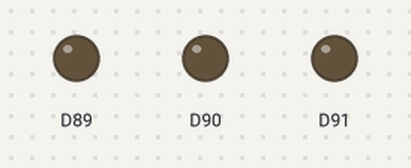
Recording of a sketch running on a simulated Arduino MKR. On the bench: output pins drawn as LEDs (lit = HIGH). WiFi joins after 1.5 s; servers stay silent unless stated; no MQTT or app messages arrive unless stated; what the sketch prints to the serial monitor is not drawn.

Above: at 5.05 s.
Timing chart, 0 to 23.2 s (numbered marks = the images above):
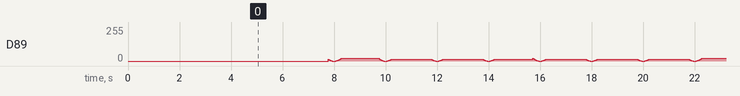

The sketch:

temp-sensor-sm.ino
```cpp
#include <limits.h>
#include <WiFiNINA.h>
#include <PubSubClient.h>
#include <OneWire.h>
#include <DallasTemperature.h>

#include "config.h"

#if USE_RGB_LED
#include <utility/wifi_drv.h>
#endif

// ================= GLOBALS =================
WiFiClient wifiClient;
PubSubClient mqttClient(wifiClient);

char mqttClientId[13];  // "aabbccddeeff"
char mqttTopic[64];

OneWire oneWire(ONE_WIRE_BUS);
DallasTemperature sensors(&oneWire);

// ================= TIMERS =================
unsigned long lastWifiAttempt = 0;
unsigned long lastMqttAttempt = 0;
unsigned long lastTempRead = 0;

// ================= SENSOR STATE =================
bool converting = false;
unsigned long conversionStart = 0;

// ================= LED STATE MACHINE =================
enum LedState {
  LED_STATE_NORMAL,
  LED_STATE_WIFI_CONNECTING,
  LED_STATE_MQTT_CONNECTING,
  LED_STATE_ERROR
};

LedState currentLedState = LED_STATE_NORMAL;

// Priority resolver
LedState resolveLedState(bool wifiOk, bool mqttOk, bool error) {
  if (error) return LED_STATE_ERROR;
  if (!wifiOk) return LED_STATE_WIFI_CONNECTING;
  if (!mqttOk) return LED_STATE_MQTT_CONNECTING;
  return LED_STATE_NORMAL;
}

// ================= LED DRIVER =================
unsigned long ledTimer = 0;
int blinkCount = 0;
bool ledOn = false;

enum LedColor { LED_GREEN, LED_RED };

void setLed(uint8_t brightness, LedColor color = LED_RED) {
#if USE_RGB_LED
  WiFiDrv::analogWrite(LED_R_PIN, color == LED_RED   ? brightness : 0);
  WiFiDrv::analogWrite(LED_G_PIN, color == LED_GREEN ? brightness : 0);
  WiFiDrv::analogWrite(LED_B_PIN, 0);
#else
  analogWrite(LED_PIN, brightness);
#endif
}

void updateLed() {
  unsigned long now = millis();

  switch (currentLedState) {

    case LED_STATE_NORMAL: {
      unsigned long period = (unsigned long)LED_FADE_DURATION * 4;
      float t = (float)(now % period) / (float)period;
      float s = (t < 0.5f) ? (t * 2.0f) : ((1.0f - t) * 2.0f);
      s = s * s;
      setLed((uint8_t)(255.0f * s), LED_GREEN);
      break;
    }

    case LED_STATE_WIFI_CONNECTING:
      // fast blink
      if (now - ledTimer > 200) {
        ledTimer = now;
        ledOn = !ledOn;
        setLed(ledOn ? 255 : 0);
      }
      break;

    case LED_STATE_MQTT_CONNECTING:
      // medium blink
      if (now - ledTimer > 500) {
        ledTimer = now;
        ledOn = !ledOn;
        setLed(ledOn ? 255 : 0);
      }
      break;

    case LED_STATE_ERROR:
      // burst blinking
      if (blinkCount < LED_ERROR_BLINK_COUNT * 2) {
        if (now - ledTimer > LED_ERROR_BLINK_TIME) {
          ledTimer = now;
          ledOn = !ledOn;
          setLed(ledOn ? 255 : 0);
          blinkCount++;
        }
      } else {
        // pause after burst
        setLed(0);
        if (now - ledTimer > 2000) {
          blinkCount = 0;
          ledTimer = now;
        }
      }
      break;
  }
}

// ================= WIFI =================
bool wifiConnected() {
  return WiFi.status() == WL_CONNECTED;
}

void connectWiFi() {
  if (wifiConnected()) return;

  unsigned long now = millis();
  if (now - lastWifiAttempt < WIFI_RETRY_INTERVAL) return;

  lastWifiAttempt = now;

  WiFi.begin(WIFI_SSID, WIFI_PASSWORD);
}

// ================= MQTT =================
bool mqttConnected() {
  return mqttClient.connected();
}

void connectMQTT() {
  if (!wifiConnected()) return;
  if (mqttConnected()) return;

  unsigned long now = millis();
  if (now - lastMqttAttempt < MQTT_RETRY_INTERVAL) return;

  lastMqttAttempt = now;

  mqttClient.setServer(MQTT_SERVER, MQTT_PORT);
  mqttClient.connect(mqttClientId);
}

// ================= SENSOR =================
int stabilise(int raw) {
  static int last = INT_MIN;
  if (last == INT_MIN || abs(raw - last) >= HYSTERESIS_THRESHOLD) {
    last = raw;
  }
  return last;
}

void readTemperature() {
  unsigned long now = millis();

  if (!converting && now - lastTempRead > TEMP_INTERVAL) {
    lastTempRead = now;
    sensors.requestTemperatures();
    conversionStart = now;
    converting = true;
#if DEBUG_SERIAL
    Serial.println("Converting...");
#endif
  }

  if (converting && now - conversionStart > SENSOR_DELAY) {
    float temp = sensors.getTempCByIndex(0);
    converting = false;

#if DEBUG_SERIAL
    Serial.print("Temp: ");
    Serial.print(temp);
    Serial.println(" \xC2\xB0""C");
#endif

    if (mqttConnected()) {
      int value = stabilise((int)(temp * 100));
      char payload[8];
      snprintf(payload, sizeof(payload), "%d", value);
      bool ok = mqttClient.publish(mqttTopic, payload);
#if DEBUG_SERIAL
      Serial.print(ok ? "MQTT sent" : "MQTT failed");
      Serial.print(": ");
      Serial.print(mqttTopic);
      Serial.print(" = ");
      Serial.println(value);
#endif
    }
#if DEBUG_SERIAL
    else {
      Serial.println("MQTT: not connected");
    }
#endif
  }
}

// ================= SETUP =================
void buildMqttIds() {
  byte mac[6];
  WiFi.macAddress(mac);
  snprintf(mqttClientId, sizeof(mqttClientId), "%02x%02x%02x%02x%02x%02x",
           mac[5], mac[4], mac[3], mac[2], mac[1], mac[0]);
  snprintf(mqttTopic, sizeof(mqttTopic), "%s/%s", MQTT_TOPIC_BASE, mqttClientId);
}

void setup() {
  Serial.begin(115200);
  while (!Serial && millis() < 3000);  // wait for USB serial, max 3s

#if USE_RGB_LED
  WiFiDrv::pinMode(LED_R_PIN, OUTPUT);
  WiFiDrv::pinMode(LED_G_PIN, OUTPUT);
  WiFiDrv::pinMode(LED_B_PIN, OUTPUT);
#else
  pinMode(LED_PIN, OUTPUT);
#endif

  buildMqttIds();
  Serial.print("Firmware: ");
  Serial.println(FIRMWARE_VERSION);
  Serial.print("Client:   ");
  Serial.println(mqttClientId);
  Serial.print("Topic:    ");
  Serial.println(mqttTopic);
  delay(5000);
  sensors.begin();
  sensors.setResolution(SENSOR_RESOLUTION);
  sensors.setWaitForConversion(false);
}

// ================= LOOP =================
void loop() {
  bool wifiOk = wifiConnected();
  bool mqttOk = mqttConnected();
  bool error = false;

  // Connections
  connectWiFi();
  connectMQTT();

  if (mqttOk) {
    mqttClient.loop();
  }

  // Sensor
  if (wifiOk && mqttOk) {
    readTemperature();
  }

  // Example error condition (extend as needed)
  if (!wifiOk && millis() > 30000) {
    error = true;
  }

  // Resolve LED state (priority-based)
  currentLedState = resolveLedState(wifiOk, mqttOk, error);

  // Update LED
  updateLed();
}
```

config.h
```cpp
#pragma once

// ================= VERSION =================
#define FIRMWARE_VERSION "1.0.0"

// ================= FEATURE FLAGS =================
#define DEBUG_SERIAL true  // true = print temp readings to Serial

// ================= WIFI =================
#define WIFI_SSID     "SSID"
#define WIFI_PASSWORD "KEY"

// ================= MQTT =================
#define MQTT_SERVER     "192.168.1.60"
#define MQTT_PORT       1883
#define MQTT_TOPIC_BASE "sensor/temperature"

// ================= SENSOR =================
#define ONE_WIRE_BUS 7
#define HYSTERESIS_THRESHOLD 75  // centidegrees — suppresses single-step oscillation at 9-bit

// ================= LED (board-detected) =================
#if defined(ARDUINO_SAMD_MKRWIFI1010)
  #define USE_RGB_LED true
  #define LED_R_PIN   26   // NINA RGB via WiFiDrv
  #define LED_G_PIN   25
  #define LED_B_PIN   27
#elif defined(ARDUINO_SAMD_NANO_33_IOT)
  #define USE_RGB_LED false
  #define LED_PIN     6    // external LED on D6
#else
  #error "Unsupported board: add LED configuration"
#endif

// ================= TIMING =================
#define WIFI_RETRY_INTERVAL   5000
#define MQTT_RETRY_INTERVAL   5000
#define TEMP_INTERVAL         60000
#define SENSOR_RESOLUTION     9
#define SENSOR_DELAY          (94 << (SENSOR_RESOLUTION - 9))  // 9=94ms 10=188ms 11=376ms 12=752ms

// ================= LED PATTERNS =================
#define LED_FADE_DURATION     500
#define LED_WIFI_SOLID_TIME   1000
#define LED_ERROR_BLINK_TIME  300
#define LED_ERROR_BLINK_COUNT 5
```

Measured:
- by itself, D89: moves between 0/255 and 19/255, repeating every 14.0 s
